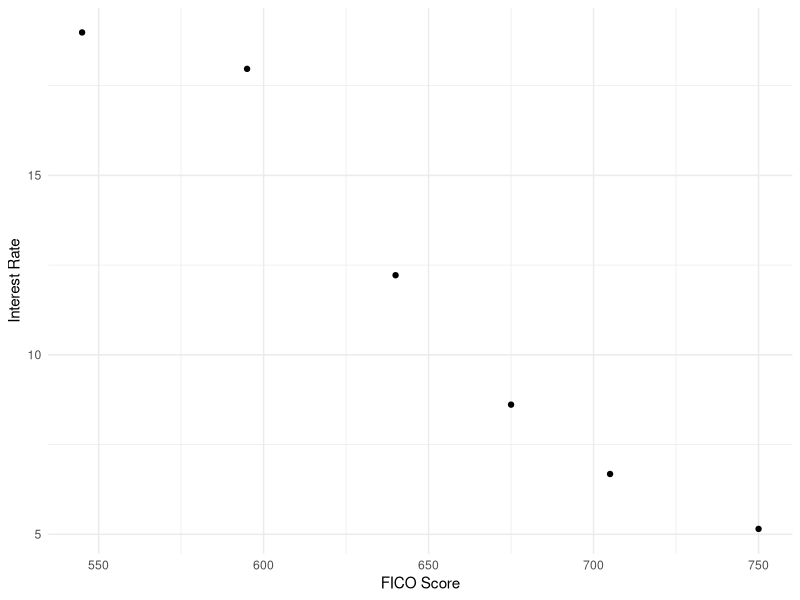
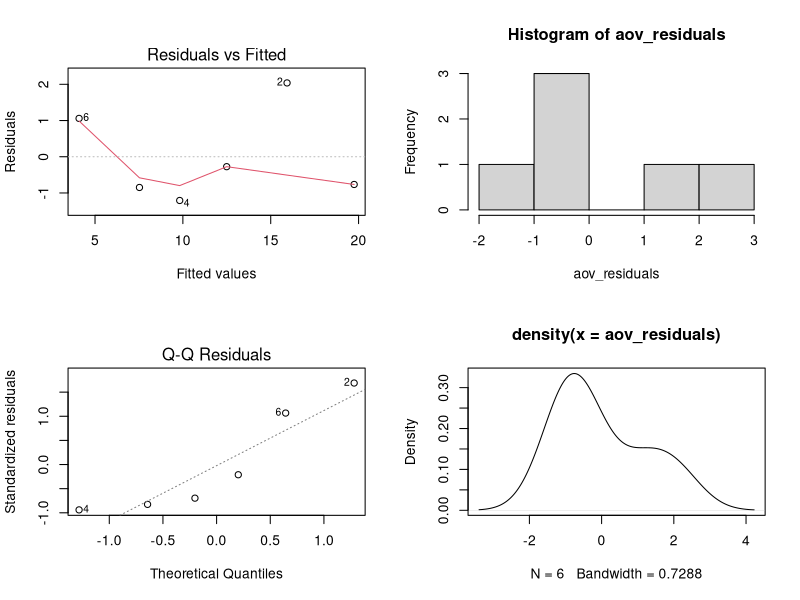
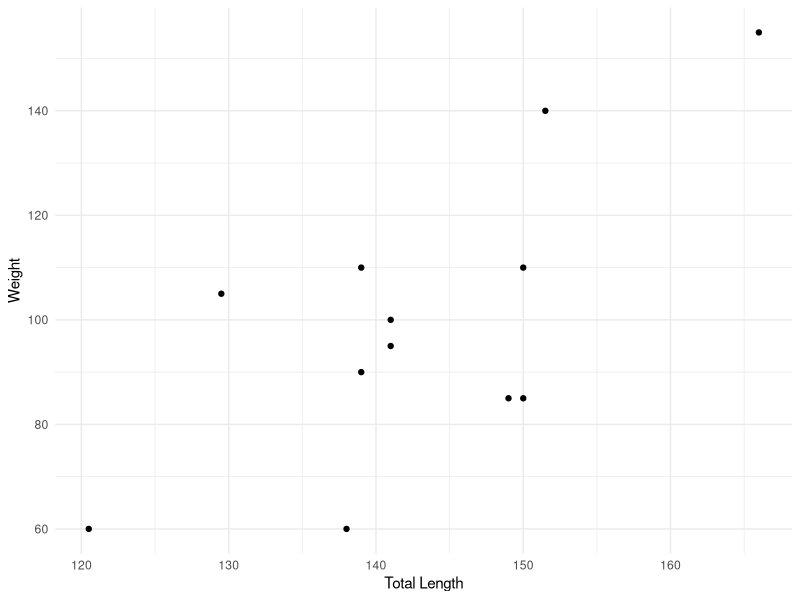
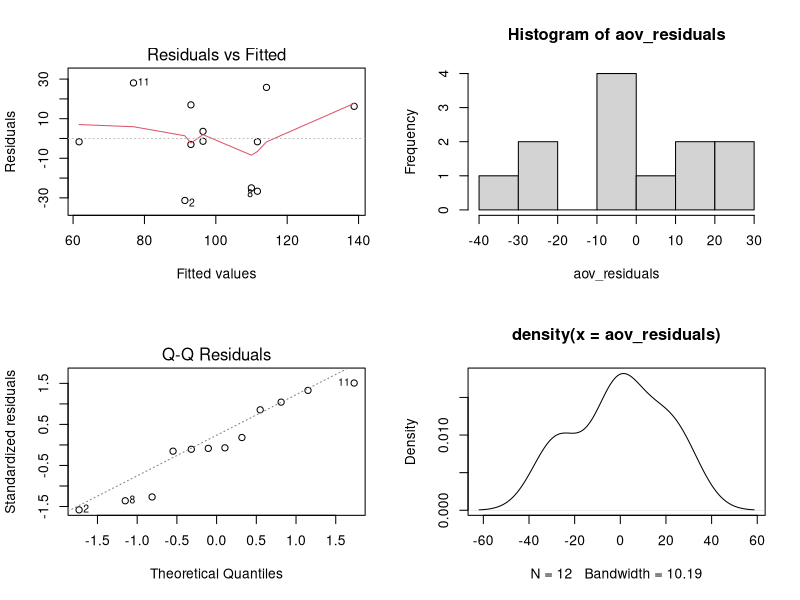

Here is the R script that generated these plots, in order:
library(tidyverse)

almost_sas <- function(aov.results){
  aov_residuals <- residuals(aov.results)
  par(mfrow=c(2,2))
  plot(aov.results, which=1)
  hist(aov_residuals)
  plot(aov.results, which=2)
  plot(density(aov_residuals))
}

##### PROBLEM 1 #####

fico <- c(545, 595, 640, 675, 705, 750)
interest <- c(18.982, 17.967, 12.218, 8.612, 6.680, 5.150)
data <- tibble(fico, interest)

# the following section is to help with hand calculations
###########################################
mean(interest)
sd(interest)
mean(fico)
sd(fico)

# numerator of Pearson's correlation
data$num_x <- ((data$fico-mean(fico))/sd(fico))
data$num_y <- ((data$interest-mean(interest))/sd(interest))
data$num <- data$num_x*data$num_y

# calculate Pearson's 
r <- sum(data$num)/(5)

# find slope for regression line -- reuse Pearson's
b1 <- r*(sd(interest)/sd(fico))

# find intercept for regression line
b0 <- mean(interest) - b1*mean(fico)
###########################################

# scatterplot
ggplot(data, aes(x=fico, y=interest)) +
  geom_point() +
  theme_minimal() +
  labs(x = "FICO Score", y = "Interest Rate")

# Pearson's correlation
cor(data)

# Spearman's correlation
cor(data, method = "spearman")

# model of interest
m1 <- lm(interest ~ fico, data = data)

# look at summary to get model
summary(m1)

# confidence interval for beta
confint(m1)

# assessment graph
almost_sas(m1)

##### PROBLEM 2 #####

length <- c(139, 138, 139, 120.5, 149, 141, 141, 150, 166, 151.5, 129.5, 150)
weight <- c(110, 60, 90, 60, 85, 100, 95, 85, 155, 140, 105, 110)
data <- tibble(length, weight)

# the following section is to help with hand calculations
###########################################
mean(length)
sd(length)
mean(weight)
sd(weight)

# numerator of Pearson's correlation
data$num_x <- ((data$length-mean(length))/sd(length))
data$num_y <- ((data$weight-mean(weight))/sd(weight))
data$num <- data$num_x*data$num_y

# calculate Pearson's 
r <- sum(data$num)/(11)

# find slope for regression line -- reuse Pearson's
b1 <- r*(sd(weight)/sd(length))

# find intercept for regression line
b0 <- mean(weight) - b1*mean(length)
###########################################

# scatterplot
ggplot(data, aes(x=length, y=weight)) +
  geom_point() +
  theme_minimal() +
  labs(x = "Total Length", y = "Weight")

# Pearson's correlation
cor(data)

# Spearman's correlation
cor(data, method = "spearman")

# model of interest
m1 <- lm(weight ~ length, data = data)

# look at summary to get model
summary(m1)

# confidence interval for beta
confint(m1)

# assessment graph
almost_sas(m1)
